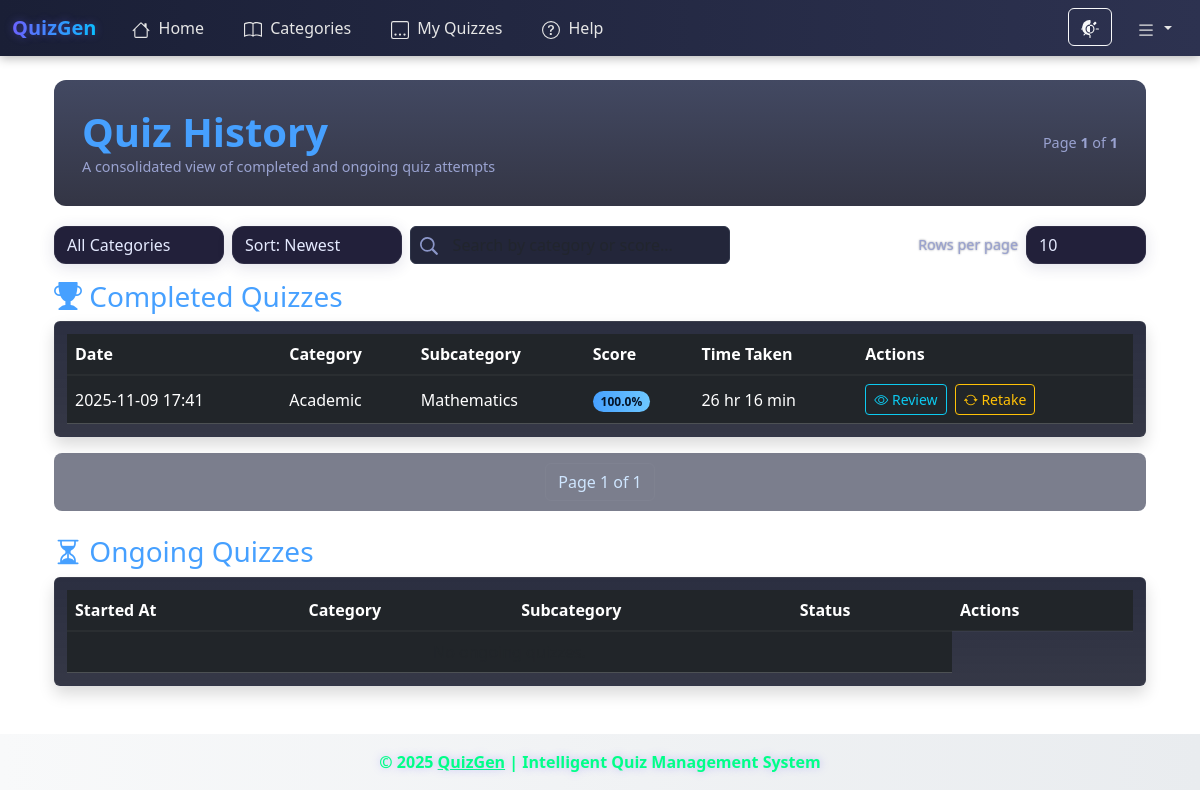
The app's page /quizzes/history/ (signed in), older data.
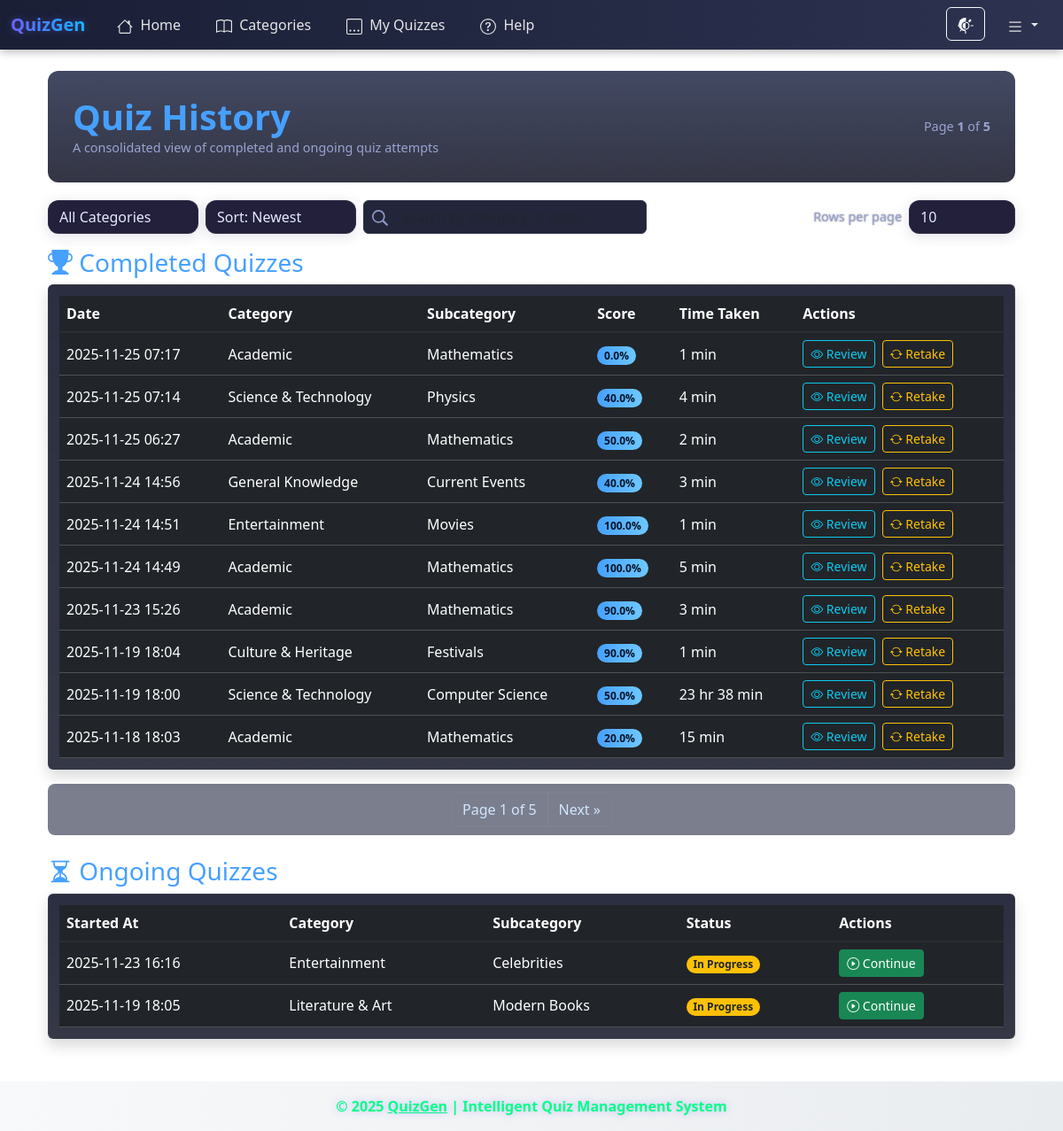
The same page, newer data.
### quizzes/models.py (models this page shows)
class UserQuizAttempt(models.Model):
    user = models.ForeignKey(User, on_delete=models.CASCADE, related_name='attempts')
    category = models.CharField(max_length=100, default="General")
    subcategory = models.CharField(max_length=100, default="General")
    difficulty = models.CharField(max_length=20, default="Easy")
    started_at = models.DateTimeField(auto_now_add=True)
    completed_at = models.DateTimeField(null=True, blank=True)
    score_percentage = models.FloatField(default=0)
    completed = models.BooleanField(default=False)

### users/views.py (the view)
# urls.py: path('quizzes/history/', views.quiz_history_view, name='history'),
@login_required
def quiz_history_view(request):
    user = request.user
    base_attempts = UserQuizAttempt.objects.filter(user=user)
    category = request.GET.get('category', '').strip()
    search = request.GET.get('search', '').strip()
    sort = request.GET.get('sort', '')
    rows = request.GET.get('rows', '10').strip().lower()
    page_number = request.GET.get('page', 1)
    completed_attempts = base_attempts.filter(completed=True)
    if category:
        completed_attempts = completed_attempts.filter(category__iexact=category)
    if search:
        completed_attempts = completed_attempts.filter(
            Q(category__icontains=search) | Q(score_percentage__icontains=search)
        )
    if sort == "oldest":
        completed_attempts = completed_attempts.order_by('completed_at')
    elif sort == "highest":
        completed_attempts = completed_attempts.order_by('-score_percentage', '-completed_at')
    elif sort == "lowest":
        completed_attempts = completed_attempts.order_by('score_percentage', '-completed_at')
    elif sort == "alpha":
        completed_attempts = completed_attempts.order_by('category', '-completed_at')
    else:  # Newest (default)
        completed_attempts = completed_attempts.order_by('-completed_at')
    if rows in ("all", "100"):
        rows_count = completed_attempts.count() or 1
    else:
        try:
            rows_count = int(rows)
        except ValueError:
            rows_count = 10
    paginator = Paginator(completed_attempts, rows_count)
    completed_page = paginator.get_page(page_number)
    attempts_with_time = []
    for attempt in completed_page:
        if attempt.started_at and attempt.completed_at:
            delta = attempt.completed_at - attempt.started_at
            if delta.total_seconds() < 60:
                time_taken_str = f"{int(delta.total_seconds())} sec"
            elif delta.total_seconds() < 3600:
                mins = int(delta.total_seconds() // 60)
                time_taken_str = f"{mins} min"
            else:
                hours = int(delta.total_seconds() // 3600)
                mins = int((delta.total_seconds() % 3600) // 60)
                time_taken_str = f"{hours} hr {mins} min"
        else:
            time_taken_str = "-"
        attempt.time_taken_str = time_taken_str
        attempts_with_time.append(attempt)
    ongoing_quizzes = base_attempts.filter(completed=False).order_by('-started_at')
    categories = (
        UserQuizAttempt.objects.filter(user=user)
        .values_list('category', flat=True)
        .distinct()
    )
    context = {
        'completed_quizzes': attempts_with_time,
        'completed_page': completed_page,
        'ongoing_quizzes': ongoing_quizzes,
        'categories': categories,
        'category': category,
        'search': search,
        'rows': rows,
        'sort': sort,
    }
    return render(request, "users/history.html", context)

### templates/users/history.html (shortened to what this page needs)
{% extends 'base.html' %}
{% block content %}
<link href="https://cdn.jsdelivr.net/npm/bootstrap@5.3.2/dist/css/bootstrap.min.css" rel="stylesheet">
<link rel="stylesheet" href="https://cdn.jsdelivr.net/npm/bootstrap-icons@1.10.5/font/bootstrap-icons.css">
<div class="container mt-4">
  <div class="page-hero d-flex align-items-center justify-content-between">
    <div>
      <h1 class="mb-0" style="color:var(--accent); font-weight:800;">Quiz History</h1>
      <div class="small-muted">A consolidated view of completed and ongoing quiz attempts</div>
    </div>
    <div class="text-end">
      <div class="small-muted">
        Page <strong>{{ completed_page.number }}</strong> of <strong>{{ completed_page.paginator.num_pages }}</strong>
      </div>
    </div>
  </div>
  <form id="filtersForm" method="get" class="filters-bar d-flex flex-wrap align-items-center gap-2 mb-3">
    <select class="form-select" id="categoryFilter" name="category" style="width: 170px;" aria-label="Filter by category">
      <option value="">All Categories</option>
    </select>
    <select class="form-select" id="sortOrder" name="sort" style="width:170px;" aria-label="Sort">
      <option value="">Sort: Newest</option>
    </select>
    <div style="position:relative; width: 320px;">
      <input type="search" class="form-control" id="quizSearch" name="search" placeholder="Search by category or score..." aria-label="Search quizzes" style="padding-left:2.6rem;" value="{{ search|default:'' }}">
      <span style="position:absolute; left: 10px; top: 50%; transform: translateY(-50%); color: #8b96c8;">
        <svg xmlns="http://www.w3.org/2000/svg" width="18" height="18" fill="currentColor" viewBox="0 0 16 16">
          <path d="M11.742 10.344a6.5 6.5 0 1 0-1.397 1.398h-.001l3.85 3.85a1 1 0 0 0 1.415-1.415l-3.85-3.85zm-5.242 1.25a5 5 0 1 1 0-10 5 5 0 0 1 0 10z"/>
        </svg>
      </span>
    </div>
    <div class="ms-auto d-flex align-items-center gap-2">
      <label for="rowsPerPage" class="form-label small-muted mb-0">Rows per page</label>
      <select id="rowsPerPage" class="form-select" name="rows" style="width:120px;">
          <option value="10" {% if rows == '10' %}selected{% endif %}>10</option>
      </select>
    </div>
  </form>
  <section class="mb-4">
    <h3 style="color:var(--accent);"><i class="bi bi-trophy-fill"></i> Completed Quizzes</h3>
    <div class="table-responsive shadow rounded card-quiz">
      <table class="table table-dark align-middle mb-0" id="completedTable">
        <thead>
          <tr>
            <th scope="col">Date</th>
            <th scope="col">Category</th>
            <th scope="col">Subcategory</th>
            <th scope="col">Score</th>
            <th scope="col">Time Taken</th>
            <th scope="col" class="desktop-only">Actions</th>
          </tr>
        </thead>
        <tbody>
          {% for attempt in completed_page.object_list %}
          <tr class="quiz-row" data-category="{{ attempt.category|escapejs }}">
            <td class="date-col">{{ attempt.completed_at|date:"Y-m-d H:i" }}</td>
            <td class="cat-col">{{ attempt.category }}</td>
            <td class="subcat-col">{{ attempt.subcategory }}</td>
            <td>
              <span class="badge rounded-pill badge-accent">{{ attempt.score_percentage }}%</span>
            </td>
            <td class="time-col">{{ attempt.time_taken_str }}</td>
            <td class="desktop-only">
              <a href="{% url 'review_quiz' attempt.id %}" class="btn btn-sm btn-outline-info me-1">
                <i class="bi bi-eye"></i> Review
              </a>
              <a href="{% url 'retake_quiz' attempt.id %}" class="btn btn-sm btn-outline-warning">
                <i class="bi bi-arrow-repeat"></i> Retake
              </a>
            </td>
          </tr>
          {% empty %}
          <tr id="noCompleted">
            <td colspan="5" class="text-muted text-center">No completed quizzes yet.</td>
          </tr>
          {% endfor %}
        </tbody>
      </table>
    </div>
    <nav aria-label="Page navigation" class="mt-3">
      <ul class="pagination justify-content-center">
        <li class="page-item disabled"><span class="page-link">Page {{ completed_page.number }} of {{ completed_page.paginator.num_pages }}</span></li>
        {% if completed_page.has_next %}
          <li class="page-item">
            <a class="page-link"
               href="?page={{ completed_page.next_page_number }}&rows={{ rows }}&category={{ category|urlencode }}&search={{ search|urlencode }}&sort={{ sort }}">Next &raquo;</a>
          </li>
        {% endif %}
      </ul>
    </nav>
  </section>
  <section>
    <h3 style="color:var(--accent);"><i class="bi bi-hourglass-split"></i> Ongoing Quizzes</h3>
    <div class="table-responsive shadow rounded card-quiz">
      <table class="table table-dark align-middle mb-0" id="ongoingTable">
        <thead>
          <tr>
            <th>Started At</th>
            <th>Category</th>
            <th>Subcategory</th>
            <th>Status</th>
            <th class="desktop-only">Actions</th>
          </tr>
        </thead>
        <tbody>
          {% for attempt in ongoing_quizzes %}
          <tr class="quiz-row" data-category="{{ attempt.category|escapejs }}">
            <td>{{ attempt.started_at|date:"Y-m-d H:i" }}</td>
            <td>{{ attempt.category }}</td>
            <td>{{ attempt.subcategory }}</td>
            <td><span class="badge rounded-pill bg-warning text-dark">In Progress</span></td>
            <td class="desktop-only">
              <a href="{% url 'continue_quiz' attempt.id %}" class="btn btn-sm btn-success"><i class="bi bi-play-circle"></i> Continue</a>
            </td>
          </tr>
          {% empty %}
          <tr>
            <td colspan="4" class="text-muted text-center">No ongoing quizzes.</td>
          </tr>
          {% endfor %}
        </tbody>
      </table>
    </div>
  </section>
</div>
{% endblock %}

### templates/base.html (shortened to what this page needs)
{% load static %}
<!DOCTYPE html>
<html lang="en">
<head>
    <link href="https://cdn.jsdelivr.net/npm/bootstrap@5.3.0/dist/css/bootstrap.min.css" rel="stylesheet">
    <link rel="stylesheet" href="https://cdn.jsdelivr.net/npm/bootstrap-icons@1.11.1/font/bootstrap-icons.css">
    <link rel="stylesheet" href="{% static 'css/style.css' %}">
</head>
<body data-theme="light">
<nav class="navbar navbar-expand-lg navbar-dark">
    <div class="container-fluid">
        <a class="navbar-brand" href="{% url 'home' %}">
            <strong>QuizGen</strong>
        </a>
        <div class="collapse navbar-collapse" id="navbarLeft">
            {% if user.is_authenticated %}
            <ul class="navbar-nav me-auto">
                <li class="nav-item">
                    <a class="nav-link {% if request.resolver_match.url_name == 'home' %}active{% endif %}" href="{% url 'home' %}">
                        Home
                    </a>
                </li>
                <li class="nav-item">
                    <a class="nav-link {% if request.resolver_match.url_name == 'categories' %}active{% endif %}" href="{% url 'categories' %}">
                        Categories
                    </a>
                </li>
                <li class="nav-item">
                    <a class="nav-link {% if request.resolver_match.url_name == 'my_quizzes' %}active{% endif %}" href="{% url 'my_quizzes' %}">
                        My Quizzes
                    </a>
                </li>
                <li class="nav-item">
                    <a class="nav-link {% if request.resolver_match.url_name == 'help_page' %}active{% endif %}" href="{% url 'help_page' %}">
                        Help
                    </a>
                </li>
            </ul>
            <ul class="navbar-nav ms-auto">
                <li class="nav-item">
                    <button id="theme-toggle" class="btn btn-outline-light me-2" title="Toggle Theme">
                    </button>
                </li>
                <li class="nav-item dropdown">
                    <a class="nav-link dropdown-toggle user-menu-btn" href="#" id="userDropdown" role="button" data-bs-toggle="dropdown" aria-expanded="false">
                        <svg width="20" height="20" fill="currentColor" viewBox="0 0 16 16">
                            <path fill-rule="evenodd" d="M2.5 12a.5.5 0 0 1 .5-.5h10a.5.5 0 0 1 0 1H3a.5.5 0 0 1-.5-.5zm0-4a.5.5 0 0 1 .5-.5h10a.5.5 0 0 1 0 1H3a.5.5 0 0 1-.5-.5zm0-4a.5.5 0 0 1 .5-.5h10a.5.5 0 0 1 0 1H3a.5.5 0 0 1-.5-.5z"/>
                        </svg>
                    </a>
                </li>
            </ul>
            {% endif %}
        </div>
    </div>
</nav>
    <div class="container mt-4">
        {% block content %}{% endblock %}
    </div>
    <footer class="footer text-center py-3 mt-5">
        © 2025 <a href="{% url 'home' %}">QuizGen</a> | Intelligent Quiz Management System
    </footer>
</body>
</html>

Row changes from the older to the newer data that the page shows:
no longer on this page (row edited): UserQuizAttempt: completed_at "2025-11-09 17:41", category "Academic", subcategory "Mathematics", score_percentage "100.0", time_taken_str "26 hr 16 min", shown under "Completed Quizzes"
added UserQuizAttempt: completed_at "2025-11-25 07:17", category "Academic", subcategory "Mathematics", score_percentage "0.0", time_taken_str "1 min", shown under "Completed Quizzes"
added UserQuizAttempt: completed_at "2025-11-25 07:14", category "Science & Technology", subcategory "Physics", score_percentage "40.0", time_taken_str "4 min", shown under "Completed Quizzes"
added UserQuizAttempt: completed_at "2025-11-25 06:27", category "Academic", subcategory "Mathematics", score_percentage "50.0", time_taken_str "2 min", shown under "Completed Quizzes"
added UserQuizAttempt: completed_at "2025-11-24 14:56", category "General Knowledge", subcategory "Current Events", score_percentage "40.0", time_taken_str "3 min", shown under "Completed Quizzes"
added UserQuizAttempt: completed_at "2025-11-24 14:51", category "Entertainment", subcategory "Movies", score_percentage "100.0", time_taken_str "1 min", shown under "Completed Quizzes"
added UserQuizAttempt: completed_at "2025-11-24 14:49", category "Academic", subcategory "Mathematics", score_percentage "100.0", time_taken_str "5 min", shown under "Completed Quizzes"
added UserQuizAttempt: completed_at "2025-11-23 15:26", category "Academic", subcategory "Mathematics", score_percentage "90.0", time_taken_str "3 min", shown under "Completed Quizzes"
added UserQuizAttempt: completed_at "2025-11-19 18:04", category "Culture & Heritage", subcategory "Festivals", score_percentage "90.0", time_taken_str "1 min", shown under "Completed Quizzes"
added UserQuizAttempt: completed_at "2025-11-19 18:00", category "Science & Technology", subcategory "Computer Science", score_percentage "50.0", time_taken_str "23 hr 38 min", shown under "Completed Quizzes"
added UserQuizAttempt: completed_at "2025-11-18 18:03", category "Academic", subcategory "Mathematics", score_percentage "20.0", time_taken_str "15 min", shown under "Completed Quizzes"
added UserQuizAttempt: started_at "2025-11-23 16:16", category "Entertainment", subcategory "Celebrities", shown under "Ongoing Quizzes"
added UserQuizAttempt: started_at "2025-11-19 18:05", category "Literature & Art", subcategory "Modern Books", shown under "Ongoing Quizzes"
Text that changed along with them:
{{ completed_page.paginator.num_pages }}: "1" → "5"
text now shown: "Next »"
